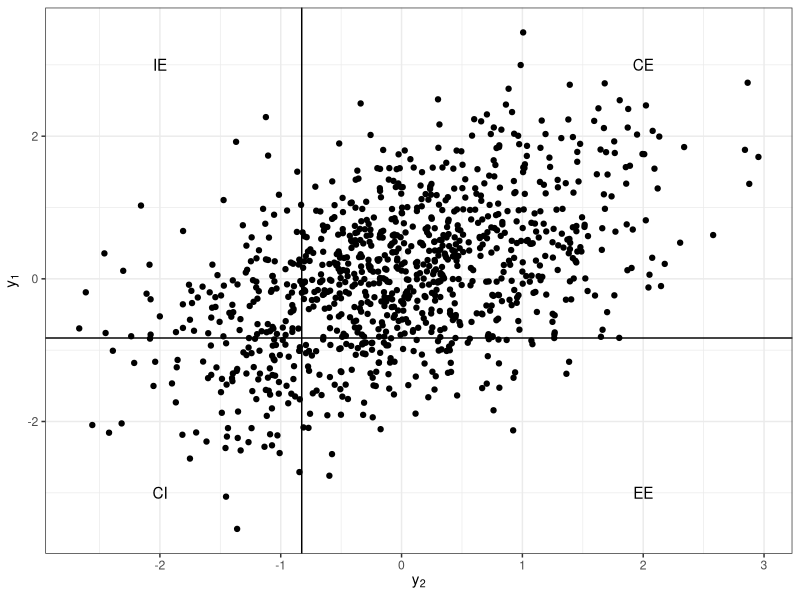

Write R code to recreate this figure.
#######

library(MASS)
library(ggplot2)
set.seed(123)

# Generate data
N <- 1000 
rho <- 0.5
mu1 <- 0; s1 <- 1
mu2 <- 0; s2 <- 1
mu <- c(mu1, mu2) # Mean
sigma <- matrix(c(s1^2, s1*s2*rho, s1*s2*rho, s2^2), 2)
bvn <- data.frame(mvrnorm(N, mu = mu, Sigma = sigma))
names(bvn)[1] <- "y1"
names(bvn)[2] <- "y2"

# Plot
q1 <- quantile(bvn[,"y1"], 0.20)
q2 <- quantile(bvn[,"y2"], 0.20)

#FIGURE 2: The means-ends distinction
ggplot(bvn, aes(x=y1, y=y2)) + geom_point() + 
  labs(x = expression(y[2]), y = expression(y[1])) +
  geom_vline(xintercept=q1) + geom_hline(yintercept=q2) +
  annotate("text", x=-2, y=3, label= "IE") +
  annotate("text", x=2, y=3, label= "CE") +
  annotate("text", x=-2, y=-3, label= "CI") +
  annotate("text", x=2, y=-3, label= "EE") +
  theme_bw()
